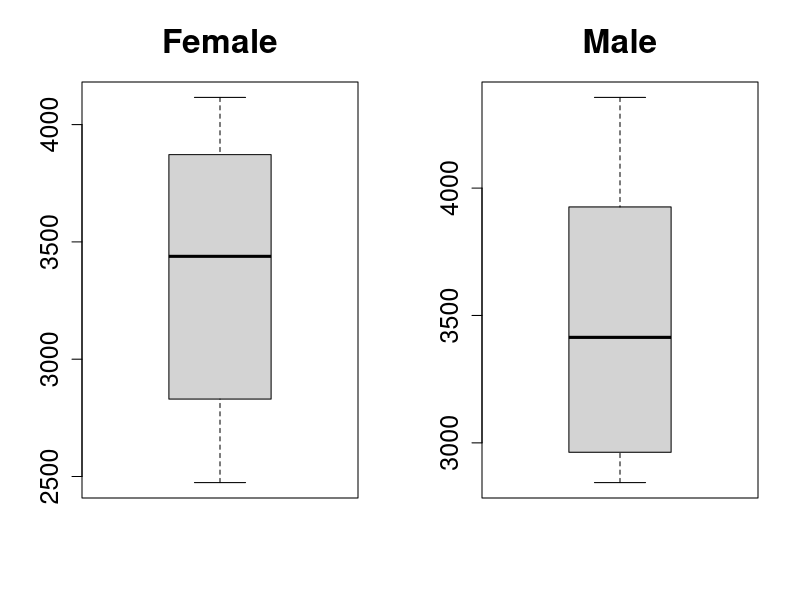

Generate this figure with R:
female_x <- c(2474, 2547, 2830, 3219, 3429, 3448, 3677, 3872, 4001, 4116)
male_y <- c(2844, 2863, 2963, 3239, 3379, 3449, 3582, 3926, 4151, 4356)

#### a) Female sample mean, variance and standard deviation ####
# Mean
mu_f <- sum(female_x)/length(female_x)
mu_f
mean(female_x)
# Variance
var_f <- sum((female_x - mu_f)^2)/(length(female_x)-1)
var_f
var(female_x)
# Standard deviation
sd_f <- sqrt(var_f)
sd_f
sd(female_x)

#> Interpretation:
#> As the standard deviation is quite big the differens between female infant birth size
#> differs quite a bit.

#### b) Male
# Mean
mu_m <- sum(male_y)/length(male_y)
mu_m
mean(male_y)
# Variance
var_m <- sum((male_y - mu_m)^2) / (length(male_y) - 1)
var_m
var(male_y)
# Standard deviation
sd_m <- sqrt(var_m)
sd_m
sd(male_y)

#> It seems that the samples are very similar between male and female.
#> However the male average is slightly higher.

#### c) Quartiles
## Female
n_f <- length(female_x)
sort(female_x)
Q_F0 <- sort(female_x)[1] # Minimum
Q_F25 <- sort(female_x)[ceiling(n_f*0.25)] # Lower
Q_F50 <- sort(female_x)[ceiling(n_f*0.5)] # Median
Q_F75 <- sort(female_x)[ceiling(n_f*0.75)] # Upper
Q_F100 <- sort(female_x)[n_f] # Maximum

## Male
n_m <- length(male_y)
sort(male_y)
Q_M0 <- sort(male_y)[1] # Minimum
Q_M25 <- sort(male_y)[ceiling(n_m*0.25)] # Lower
Q_M50 <- sort(male_y)[ceiling(n_m*0.5)] # Median
Q_M75 <- sort(male_y)[ceiling(n_m*0.75)] # Upper
Q_M100 <- sort(male_y)[n_m] # Maximum

par(mfrow=c(1,2),cex.main=2,cex.lab=2,cex.axis=1.5)
boxplot(female_x,main="Female")
boxplot(male_y,main="Male")

#### e) Coefficients
# Female
var_f / mu_f * 100
# Male
var_m / mu_m * 100
